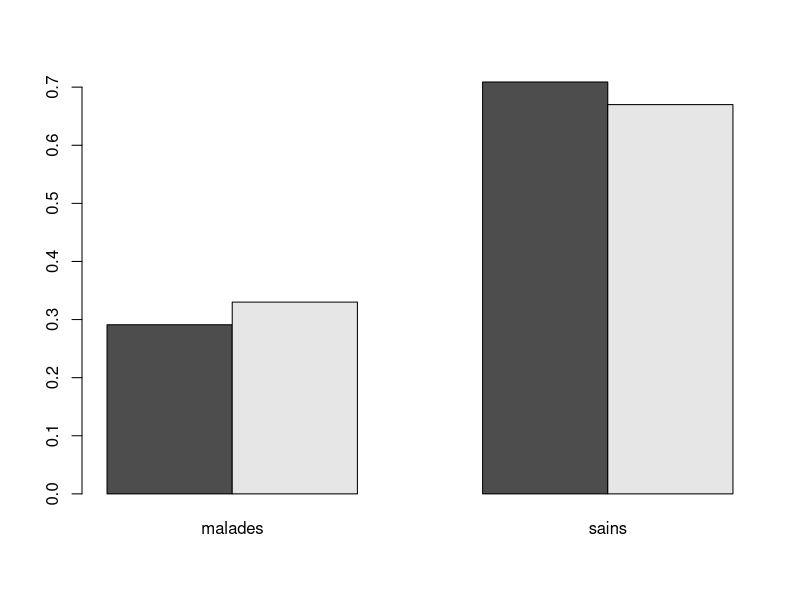
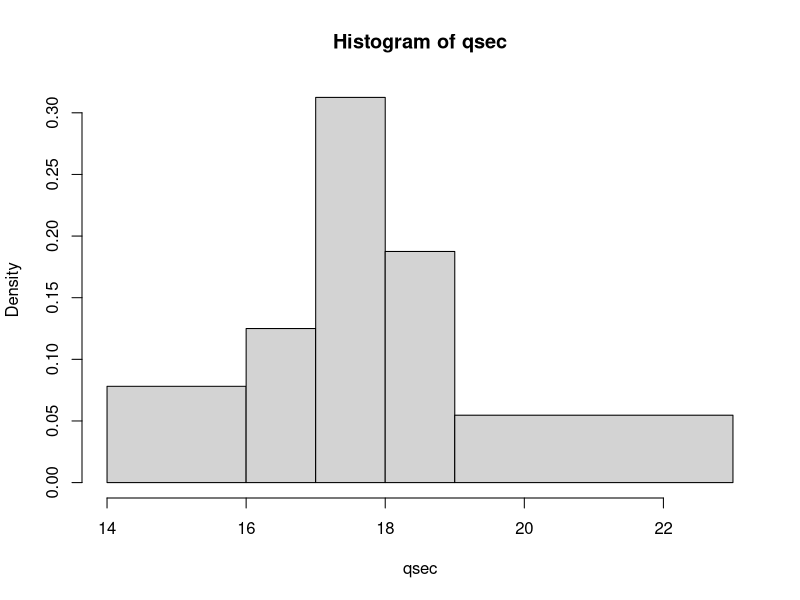

The R source for these figures, in order: (Note: this script raises an error after producing the figures.)
#----------------------------------------------------------------------
#                         TP8
#----------------------------------------------------------------------

#----------------------------------------------------------------------
# Exercice 1
#----------------------------------------------------------------------
#----------------------- question 1 -----------------------------------
ME <- 23                                    # malades exposes
SE <- 56                                    # sains exposes
MNE <- 67                                   # malades non exposes
SNE <- 136                                  # sains non exposes
ta <- rbind(c(ME,SE),c(MNE,SNE))            # table de contingence
rownames(ta) <- c("expose","non expose")
colnames(ta) <- c("malades","sains")
ta
#----------------------- question 1 -----------------------------------
prop.table(ta,1)    #fréquences conditionnelles à l'exposition
prop.table(ta,2)    #fréquences conditionnelles à l'etat du patient
barplot(prop.table(ta,1),beside=TRUE) #gris diff pour chaque rep condit à l'exp
#les deux conditi sont tres semblables on serait donc tenter de dire 
#indépendance entre exposition et etat du patient
#----------------------- question 3 -----------------------------------
chisq.test(ta)
#ce qui confirme la conclusion précédente et la valide : rien ne permet en effet ici
#de declarer qu'exposition et etat sont lies (à moins de le conclure avec un risque d'erreur
#superieur à 63%!)



#----------------------------------------------------------------------
# Exercice 2
#----------------------------------------------------------------------
#----------------------- question 1 -----------------------------------
titanic <- read.table("titanic.csv",header=TRUE,sep=";")
P <- titanic$pclass
S <- titanic$survived
G <- titanic$gender
A <- titanic$age
#----------------------- question 2 -----------------------------------
ta <- table(S,G); ta
prop.table(ta,2)                            # proportions conditionnelles
#----------------------- question 3 -----------------------------------
chisq.test(ta)
# p-value =  2.567603e-67: les distributions sont significativement differentes
#----------------------- question 4 -----------------------------------
A10<- A<10
ta <- table(S,A10); ta
prop.table(ta,2)                            # proportions conditionnelles
chisq.test(ta)
# p-value =  0.0001763: les distributions sont significativement differentes
#----------------------- question 5 -----------------------------------
A21<- A<21
ta <- table(S,A21); ta
chisq.test(ta)
# p-value =  0.07999: les distributions ne sont pas significativement differentes

#----------------------------------------------------------------------
# Exercice 3
#----------------------------------------------------------------------
effobs<-c(1790,547,548,213)
probth<-c(9/16,3/16,3/16,1/16)
chisq.test(effobs,p=probth)

#----------------------------------------------------------------------
# Exercice 4
#----------------------------------------------------------------------
head(mtcars)
help(mtcars)
mtcars$qsec->qsec
hist(qsec,breaks=c(14,16,17,18,19,23))$counts->effobs
sum(effobs)
m=mean(qsec)
s=sd(qsec)
pnorm(16,m,s)-pnorm(14,m,s)->p1
pnorm(17,m,s)-pnorm(16,m,s)->p2
pnorm(18,m,s)-pnorm(17,m,s)->p3
pnorm(19,m,s)-pnorm(18,m,s)->p4
pnorm(23,m,s)-pnorm(19,m,s)->p5

chisq.test(effobs,p=c(p1,p2,p3,p4,p5)) #la somme des p_k diffère de 1
#pour y remédier on remplace p1 par p1c et p6 par p6c
pnorm(16,m,s)->p1c
1-pnorm(19,m,s)->p5c
chisq.test(effobs,p=c(p1c,p2,p3,p4,p5c))
chisq.test(effobs,p=c(p1c,p2,p3,p4,p5c))$expected
#il faudrait réunir les deux premières classes
1-pchisq(chisq.test(effobs,p=c(p1c,p2,p3,p4,p5c))$statistic,2)

shapiro.test(qsec)
